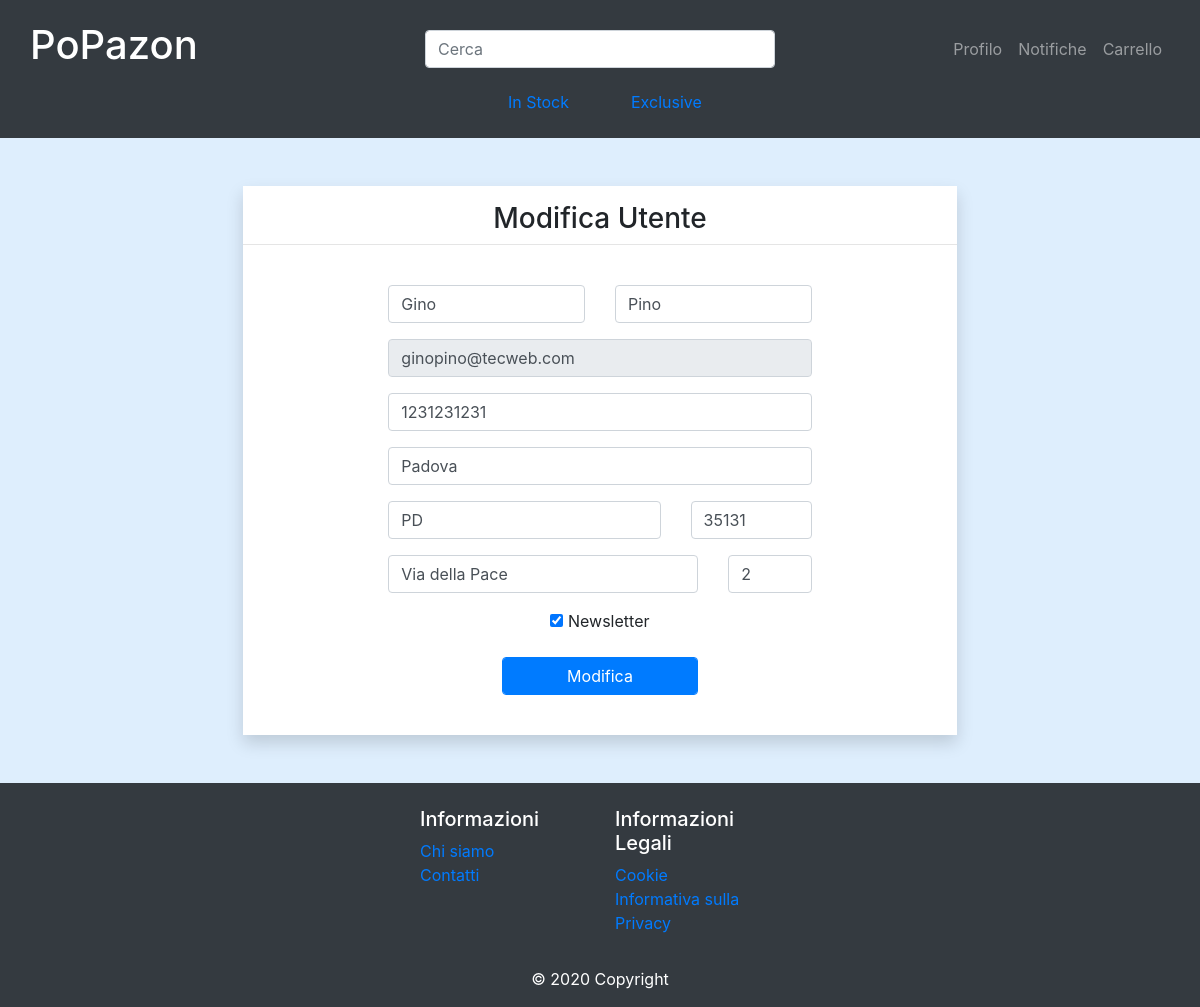
The app's page /register.php (signed in) with its own data.
### tables this page shows
CREATE TABLE `persona` (
  `email` varchar(50) NOT NULL,
  `pw` varchar(100) NOT NULL,
  `nome` varchar(25) NOT NULL,
  `cognome` varchar(25) NOT NULL,
  `cel` bigint(10) NOT NULL,
  `salt` char(4) NOT NULL,
  `provincia` char(2) NOT NULL,
  `cap` int(5) NOT NULL,
  `numero` int(4) NOT NULL,
  `via` varchar(100) NOT NULL,
  `citta` varchar(50) NOT NULL,
  `newsletter` tinyint(1) DEFAULT NULL,
  `pIva` bigint(11) DEFAULT NULL
);

### src/register.php (called while the page is built, shortened)
<?php
    require_once("bootstrap.php");
    $templateParams["nome"] = "template/register.php";
    $templateParams["azione"] = $_GET["action"];
    if($_GET["action"]==1){
        $templateParams["user"] = getEmptyUser();
        if(isset($_POST['registerBtn'])){
            $form_errors = array();
            $fields_to_check_min_length = array('password' => 8);
            $form_errors = array_merge($form_errors, check_min_length($fields_to_check_min_length));
            $fields_to_check_length = array('cel' => 10, 'cap'=>5);
            $form_errors = array_merge($form_errors, check_length_number($fields_to_check_length));
            $fields_to_check_length = array('prov' => 2);
            $form_errors = array_merge($form_errors, check_length($fields_to_check_length));
            $form_errors = array_merge($form_errors, check_phoneNumbers($_POST['cel']));
            if($dbh->checkDuplicateEntries($_POST['email'])){
                $result = flashMessage("È già registrato con questo indirizzo email!");
            } else if($_POST["password"] != $_POST["confirmPassword"]){
                $result = flashMessage("Registrazione - Le password non corrispondono!");
            }else if(empty($form_errors)){
                $email = $_POST['email'];
                $password = $_POST['password'];
                $phone = $_POST['cel'];
                $prov = $_POST['prov'];
                $cap = $_POST['cap'];
                $news = isset($_POST['newsletter']) ? true : false;
                $signup_result = $dbh->insertClient($_POST["email"], $_POST["password"],$_POST["nome"],$_POST["cognome"],$_POST["cel"],$_POST["prov"],$_POST["cap"],$_POST["nCivic"],$_POST["via"],$_POST["citta"],$news);
                if($signup_result==false){
                    $result = flashMessage("C'è stato un errore nell'inserimento dell'utente nel database ");
                }
                $user = $dbh->getInfoUser($email)[0];
                $oggetto ="Nuovo cliente";
                $testo = $dbh->getNotificaBase($oggetto)["testo"];
                $original = ["infoCliente"];
                $infoCliente = $user["nome"]." ".$user["cognome"]." </br>";
                $replace = [$infoCliente];
                $testo = str_replace($original,$replace,$testo);
                $preview = substr($testo, 0, 15);
                $venditore = $dbh->getVenditore();
                $dbh->insertNotifica($preview, $testo, $oggetto, $venditore, $email);
                $result = flashMessage("Registrazione avvenuta correttamente!");
                $templateParams["nome"] = "template/homeAutenticazione.php";
            }else {
                if(count($form_errors) == 1){
                    $result = flashMessage("Riscontrato un 1 errore nel form<br>");
                }
                else {
                    $result = flashMessage("Riscontrati " .count($form_errors). " errori nel form<br>");
                }
            }
        }
    }else {
        $templateParams["user"] = $dbh->getInfoUser($_SESSION['email'])[0];
    }
    require("template/base.php");
?>

### src/utils/readConfig.php (called while the page is built, shortened)
<?php
    class ReadConfig{
        private $json;
        public function __construct(){
            $this->str = file_get_contents(__DIR__."/../../config.json");
            $this->json = json_decode($this->str,true)["db"];
        }
        public function getServername(){
            return $this->json["servername"];
        }
        public function getUsername(){
            return $this->json["username"];
        }
        public function getPassword(){
            return $this->json["password"];
        }
        public function getDbName(){
            return $this->json["dbname"];
        }
        public function getPort(){
            return $this->json["port"];
        }
    }
?>

### src/bootstrap.php (called while the page is built, shortened)
<?php
    require_once("utils/functions.php");
    require_once("db/database.php");
    require_once("utils/readConfig.php");
    $readConf = new ReadConfig();
    $dbh = new DatabaseHelper($readConf->getServername(),
                                $readConf->getUsername(),
                                $readConf->getPassword(),
                                $readConf->getDbName(),
                                $readConf->getPort());
?>

### src/db/database.php (called while the page is built, shortened)
<?php
    class DatabaseHelper{
        private $db;
        public function __construct($servername, $username, $password, $dbname, $port){
            $this->db = new mysqli($servername, $username, $password, $dbname, $port);
        }
        public function getInfoUser($email){
            $stmt = $this->db->prepare("SELECT `email`, `nome`, `cognome`, `cel`, `provincia`, `cap`, `numero`, `via`, `citta`, `newsletter`, `pIva`
                                        FROM persona
                                        WHERE email = ?");
            $stmt->bind_param("s", $email);
            $stmt->execute();
            $result = $stmt->get_result();
            return $result->fetch_all(MYSQLI_ASSOC);
        }
}
?>

### src/utils/functions.php (called while the page is built, shortened)
<?php
    function isUserLoggedIn(){
        return !empty($_SESSION['email']);
    }
?>

### src/template/register.php (the view, shortened to what this page needs)
<?php $user = $templateParams["user"] ?>
<div class="container ">
        <div class="row justify-content-center">
            <div class="col-md-8 col-12">
                <div class="panel panel-register my-5 mx-2 bg-white shadow mb-4 z-depth-5">
                    <div class="panel-heading pt-3 text-center">
                        <h3><?php echo (!isset($_SESSION['email']))? "Registrazione" : "Modifica Utente" ?></h3>
                    </div>
                    <hr class="mt-2 mb-3" />
                    <div class="panel-body p-2 ">
                        <div class="row ">
                            <div class="col-md-2"></div>
                            <div class="col-md-8 col-12 ">
                                <form id="register-form" class="form-horizontal " action="" method="POST" role="form">
                                    <div class="p-3 py-3">
                                        <div class="row form-group">
                                            <div class="col-md-6 col-6 "><label class="d-none" for="nome">Nome:</label><input type="text" name="nome" id="nome" tabindex="1" class="form-control" placeholder="Name" value="<?php echo $user["nome"]; ?>" required></div>
                                            <div class="col-md-6 col-6"><label class="d-none" for="cognome">Cognome:</label><input type="text" name="cognome" id="cognome" tabindex="1" class="form-control" placeholder="Surname" value="<?php echo $user["cognome"]; ?>" required></div>
                                        </div>
                                        <div class="form-group">
                                        <?php if(!isUserLoggedIn()):?>
                                            <label class="d-none" for="email">Email:</label><input type="email" name="email" id="email" tabindex="1" class="form-control" placeholder="Email Address" value="" required>
                                        <?php else: ?>
                                            <label class="d-none" for="email">Email:</label><input type="email" name="email" id="email" tabindex="1" class="form-control" disabled placeholder="Email Address" value="<?php echo $user["email"]; ?>">
                                        <?php endif; ?>
                                        </div>
                                        <div class="form-group">
                                            <label class="d-none" for="cel">Cellulare:</label><input type="tel" name="cel" id="cel" tabindex="1" class="form-control" placeholder="Phone Number" value="<?php echo $user["cel"]; ?>" required maxlength="10" minlength="10">
                                        </div>
                                        <div class="form-group">
                                            <label class="d-none" for="city">Città:</label><input type="text" name="citta" id="city" tabindex="1" class="form-control" placeholder="City" value="<?php echo $user["citta"]; ?>" required>
                                        </div>
                                        <div class="row form-group">
                                            <div class="col-md-8 col-8"><label class="d-none" for="prov">Provincia:</label><input type="text" name="prov" id="prov" tabindex="1" class="form-control" placeholder="Province" value="<?php echo $user["provincia"]; ?>" required maxlength="2" minlength="2"></div>
                                            <div class="col-md-4 col-4"><label class="d-none" for="cap">CAP:</label><input type="text" name="cap" id="cap" tabindex="1" class="form-control" placeholder="CAP" value="<?php echo $user["cap"]; ?>" required maxlength="5" minlength="5"></div>
                                        </div>
                                        <div class="row form-group">
                                            <div class="col-md-9 col-9"><label class="d-none" for="via">Via:</label><input type="text" name="via" id="via" tabindex="1" class="form-control" placeholder="Via/Viale/Piazza" value="<?php echo $user["via"];?>" required></div>
                                            <div class="col-md-3 col-3"><label class="d-none" for="nCivic">Numero Civico:</label><input type="text" name="nCivic" id="nCivic" tabindex="1" class="form-control" placeholder="n." value="<?php echo $user["numero"]; ?>" required></div>
                                        </div>
                                        <div class="form-group text-center">
                                        <?php if(isset($templateParams["venditore"])):?>
                                            <div class="form-group">
                                                <label class="d-none" for="pIva">Partita IVA:</label><input type="tel" name="pIva" id="pIva" tabindex="2" disabled class="form-control" placeholder="Partita IVA" value="<?php echo $user["pIva"]; ?>" required>
                                            </div>
                                        <?php else: ?>
                                            <input type="checkbox" tabindex="3" class="" name="newsletter" id="newsletter" <?php echo ($user["newsletter"]===1) ? "checked" : "" ?>>
                                            <label> Newsletter</label>
                                        <?php endif; ?>
                                        </div>
                                        <div class="form-group ">
                                            <div class="row justify-content-center">
                                                <div class="col-md-6 col-md-offset-3 col-6 col-offset-3">
                                                    <input type="submit" name="registerBtn" id="registerBtn" tabindex="4" class="form-control btn btn-primary btn-register" value="<?php echo (!isset($_SESSION['email']))? "Registrati" : "Modifica" ?>">
                                                </div>
                                            </div>
                                        </div>
                                    </div>
                                </form>
                            </div>
                            <div class="col-md-2"></div>
                        </div>
                    </div>
                </div>
            </div>
        </div>
    </div>

### src/css/style.css (style rules this page uses)
body { background-color: rgb(197 226 252 / 56%); }
* { box-sizing: border-box }

### records on screen
persona: nome "Gino", cognome "Pino", email "ginopino@tecweb.com", cel "1231231231", citta "Padova", prov "PD", cap "35131", via "Via della Pace", nCivic "2", newsletter "☑"
